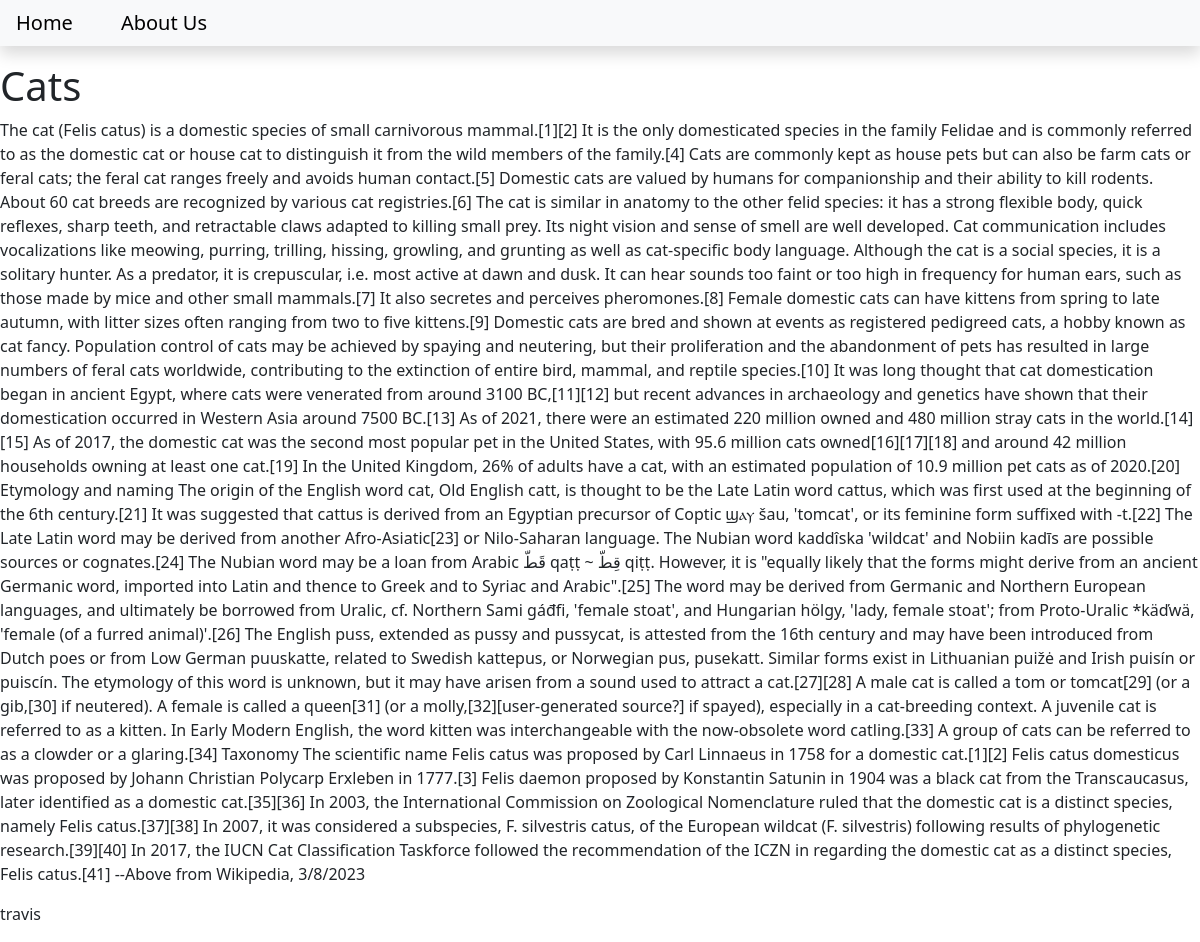
Page /cats on the committed database.
### blog/models.py (models this page shows, shortened)
class Post(models.Model):
    title = models.CharField(max_length=200)
    content = models.TextField()
    date_created = models.DateTimeField(auto_now_add=True)
    slug = models.SlugField(max_length=200, unique=True)
    author = models.ForeignKey(to=User, on_delete=models.CASCADE)
    status = models.IntegerField(choices=STATUS, default=0)

### blog/views.py (the view)
# urls.py: path('<slug:slug>', views.BlogView.as_view(), name='blog_view'),
class BlogView(generic.DetailView):
    model = Post
    template_name = 'blog.html'

### templates/blog.html
{% extends 'base.html' %}
{% block content %}
        <h1>{{object.title}}</h1>
        <p>{{object.content}}</p>
        <p>{{object.author}}</p>
{% endblock content %}

### rows in the picture
Post: title "Cats", content "The cat (Felis catus) is a domestic species of small carnivorous mammal.[1][2] It is the only domesticated species in the family Felidae and is commonly referred to as the domestic cat or house cat to distinguish it from the wild members of the family.[4] Cats are commonly kept as house pets but can also be farm cats or feral cats; the feral cat ranges freely and avoids human contact.[5] Domestic cats are valued by humans for companionship and their ability to kill rodents. About 60 cat breeds are recognized by various cat registries.[6] The cat is similar in anatomy to the other felid species: it has a strong flexible body, quick reflexes, sharp teeth, and retractable claws adapted to…", author "travis"
